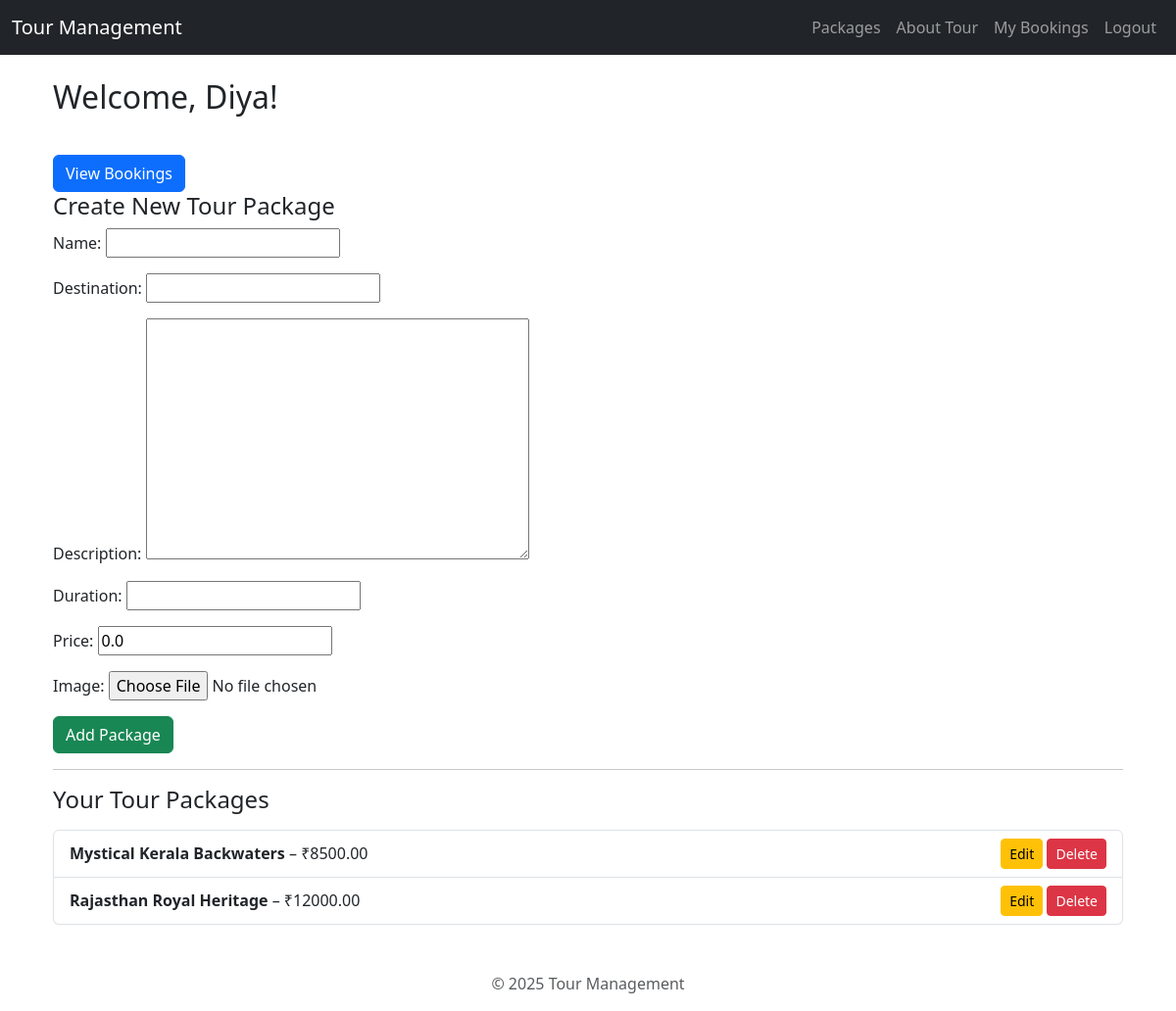
Page /vendor/dashboard/ (signed in) on the committed database.
### packages/models.py (models this page shows, shortened)
class TourPackage(models.Model):
    name = models.CharField(max_length=100)
    destination = models.CharField(max_length=100)
    price = models.DecimalField(max_digits=10, decimal_places=2, default=0.00)
    image = models.ImageField(upload_to='tour_images/', null=True, blank=True)
    description = models.TextField(blank=True)
    duration = models.CharField(max_length=100, blank=True)
    vendor = models.ForeignKey(Vendor, on_delete=models.CASCADE, null=True)
    is_approved = models.BooleanField(default=False)
    expiry_date = models.DateField(null=True, blank=True)
    is_expired = models.BooleanField(default=False)
    created_at = models.DateTimeField(auto_now_add=True)

### packages/views.py (the view)
# urls.py: path('vendor/dashboard/', views.vendor_dashboard, name='vendor_dashboard'),
@login_required
def vendor_dashboard(request):
    try:
        vendor = request.user.vendor
    except:
        return redirect('home')
    packages = TourPackage.objects.filter(vendor=vendor)
    if request.method == 'POST':
        form = TourPackageForm(request.POST, request.FILES)
        if form.is_valid():
            tour_package = form.save(commit=False)
            tour_package.vendor = vendor
            tour_package.save()
            return redirect('vendor_dashboard')
    else:
        form = TourPackageForm()
    return render(request, 'packages/vendor_dashboard.html', {
        'form': form,
        'packages': packages
    })

### packages/forms.py
class TourPackageForm(forms.ModelForm):
    class Meta:
        model = TourPackage
        fields = ['name', 'destination', 'description', 'duration', 'price', 'image']

### packages/templates/packages/vendor_dashboard.html (shortened to what this page needs)
{% extends "packages/base.html" %}
{% block content %}
<div class="container mt-4">
    <h2 class="mb-4">Welcome, {{ request.user.username }}!</h2>
    <a href="{% url 'vendor_bookings' %}" class="btn btn-primary mt-3">View Bookings</a>
    <h4>Create New Tour Package</h4>
    <form method="post" enctype="multipart/form-data">
        {{ form.as_p }}
        <button type="submit" class="btn btn-success">Add Package</button>
    </form>
    <hr>
    <h4>Your Tour Packages</h4>
    <ul class="list-group mt-3">
        {% for package in packages %}
            <li class="list-group-item d-flex justify-content-between align-items-center">
    <div>
        <strong>{{ package.name }}</strong> – ₹{{ package.price }}
    </div>
    <div>
        <a href="{% url 'edit_package' package.pk %}" class="btn btn-sm btn-warning">Edit</a>
        <form method="post" action="{% url 'delete_package' package.pk %}" class="d-inline">
            <button type="submit" class="btn btn-sm btn-danger">Delete</button>
        </form>
    </div>
</li>
        {% empty %}
            <li class="list-group-item text-muted">No packages yet.</li>
        {% endfor %}
    </ul>
</div>
{% endblock %}

### rows in the picture
TourPackage: name "Mystical Kerala Backwaters", price "8500.00"
TourPackage: name "Rajasthan Royal Heritage", price "12000.00"

### other values in the picture
{{ request.user.username }} "Diya"
